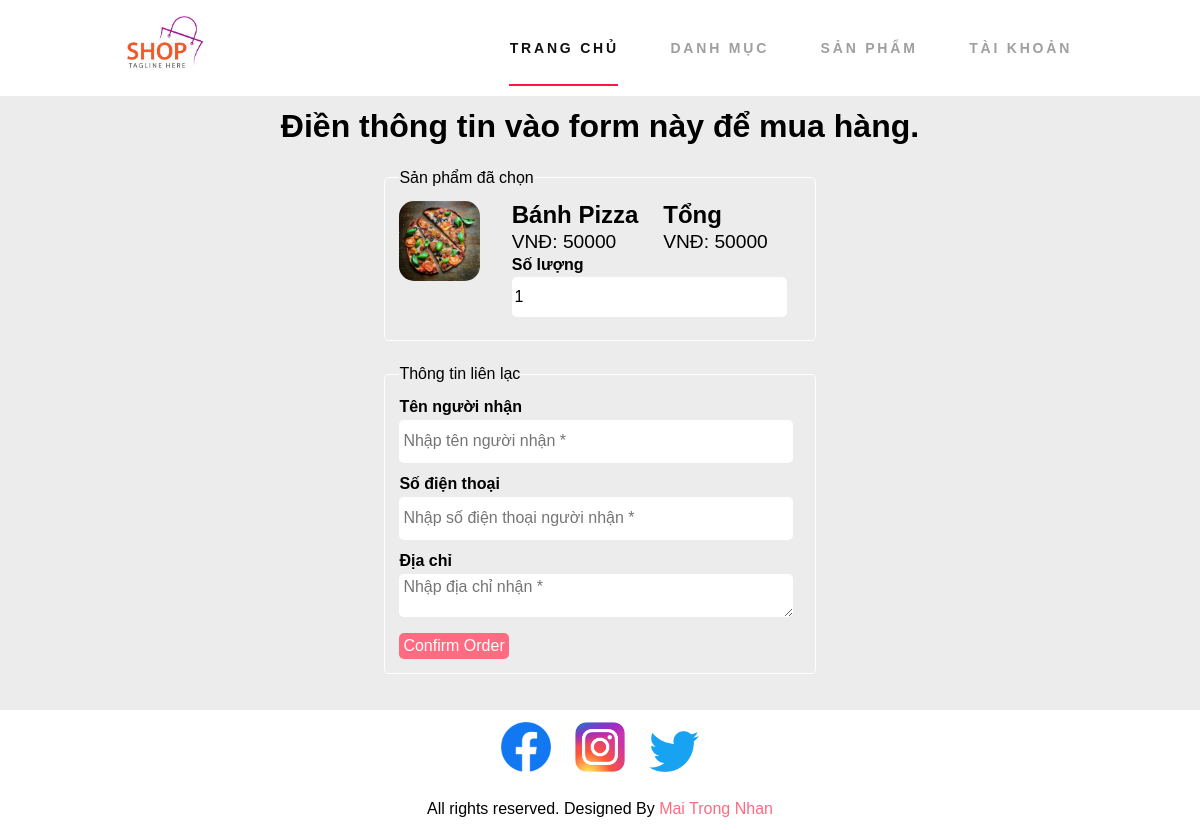
The page /Customer/order.php?id=14 (signed in) on the database its author committed.
### tables this page shows
CREATE TABLE `HinhHangHoa` (
  `MaHinh` int(5) NOT NULL,
  `TenHinh` varchar(200) DEFAULT NULL,
  `MSHH` int(5) DEFAULT NULL
);

CREATE TABLE `HangHoa` (
  `MSHH` int(5) NOT NULL,
  `TenHH` varchar(100) DEFAULT NULL,
  `QuyCach` varchar(2000) DEFAULT NULL,
  `Gia` int(20) DEFAULT NULL,
  `SoLuongHang` int(10) DEFAULT NULL,
  `MaLoaiHang` int(5) DEFAULT NULL
);

### Config/connect.php (called while the page is built, shortened)
<?php
function executeSQLResult ($conn, $sql) {
    $result = mysqli_query($conn, $sql);
    $data = array();
    while ($row = mysqli_fetch_array($result)) {
        $data[] = $row;
    }
    return $data;
}
?>

### Customer/order.php (the view, shortened to what this page needs)
<?php
include('./layouts/header.php');
if (isset($_SESSION['username'])) {
    $userName = $_SESSION['username'];
} else {
    $userName = $_SESSION['status'] = 'Vui lòng đăng nhập để sử dụng tính năng này.';
    header('location: ' . URL . 'Customer/login.php');
    die();
}
if (isset($_GET['id'])) {
    $codeProduct = $_GET['id'];
    $conn = connectToDatabase();
    $sql = "SELECT TenHH, Gia, SoLuongHang, TenHinh
            FROM HangHoa, LoaiHangHoa, HinhHangHoa
            WHERE HangHoa.MaLoaiHang = LoaiHangHoa.MaLoaiHang
            AND HangHoa.MSHH = HinhHangHoa.MSHH
            AND HangHoa.MSHH = $codeProduct";
    $product = executeSQLResult($conn, $sql);
    $nameProduct = $product[0]['TenHH'];
    $price = $product[0]['Gia'];
    $pathImage = URL . 'images/products/' . $product[0]['TenHinh'];
}
?>
<section class="product-order">
    <div class="container">
        <h2 class="text-center text-white">Điền thông tin vào form này để mua hàng.</h2>
        <form action="" class="order" method="POST">
            <fieldset>
                <legend>Sản phẩm đã chọn</legend>
                <div class="product-menu-img">
                    <img src=<?php echo $pathImage; ?> alt="No Iamge" class="img-responsive img-curve">
                </div>
                <div class="product-menu-desc">
                    <div class="row">
                        <div class="clearfix">
                            <h3>
                                <?php echo $nameProduct; ?>
                            </h3>
                            <p class="product-price">
                                VNĐ: <?php echo $price ?>
                            </p>
                        </div>
                        <div class="clearfix total-container">
                            <h3>Tổng</h3>
                            <p class="product-price" id="rt">
                                VNĐ: <?php echo $price ?>
                            </p>
                        </div>
                    </div>
                    <div class="order-label">Số lượng</div>
                    <input type="number" id="ipn" name="qty" class="input-responsive" value="1" required>
                </div>
            </fieldset>
            <?php
            $sql = "SELECT KhachHang.MSKH, HoTenKH, SoDienThoai, MaDC, DiaChi
                    FROM KhachHang, DiaChiKH
                    WHERE KhachHang.MSKH = DiaChiKH.MSKH
                    AND KhachHang.UserName = '$userName'";
            $UserInfo = executeSQLResult($conn, $sql);
            $nameCustomer = $UserInfo[0]['HoTenKH'];
            $phone = $UserInfo[0]['SoDienThoai'];
            $address = $UserInfo[0]['DiaChi'];
            ?>
            <fieldset>
                <legend>Thông tin liên lạc</legend>
                <div class="order-label">Tên người nhận</div>
                <input type="text" name="name-receive" value="<?php echo $nameCustomer; ?>" placeholder="Nhập tên người nhận *" class="input-responsive" required>
                <div class="order-label">Số điện thoại</div>
                <input type="tel" name="phone" value="<?php echo $phone; ?>" pattern="0[0-9]{9}" placeholder="Nhập số điện thoại người nhận *" class="input-responsive" required>
                <div class="order-label">Địa chỉ</div>
                <textarea name="address" rows="10" placeholder="Nhập địa chỉ nhận *" class="input-responsive" required><?php echo $address; ?></textarea>
                <input type="submit" name="submit" id="submit-order" value="Confirm Order" class="btn btn-primary">
            </fieldset>
        </form>
    </div>
</section>
<?php
include('./layouts/footer.php');
?>

### Customer/css/style.css (style rules this page uses)
* { margin: 0 0; padding: 0 0; font-family: Arial, Helvetica, sans-serif; }
.container { width: 80%; margin: 0 auto; padding: 1%; }
.img-responsive { width: 100%; }
.img-curve { border-radius: 15px; }
.text-center { text-align: center; }
.clearfix { clear: both; float: none; }
.btn { padding: 1%; border: none; font-size: 1rem; border-radius: 5px; }
.btn-primary { background-color: #ff6b81; color: white; cursor: pointer; }
.row { display: flex; }
h2 { color: #2f3542; font-size: 2rem; margin-bottom: 2%; }
h3 { font-size: 1.5rem; }
fieldset { border: 1px solid white; margin: 5%; padding: 3%; border-radius: 5px; }
.product-price { font-size: 1.2rem; margin: 2% 0; }
.product-menu-img { width: 20%; float: left; }
.product-menu-desc { width: 70%; float: left; margin-left: 8%; }
.product-order { background-color: #ececec; background-size: cover; background-repeat: no-repeat; background-position: center; }
.product-order .container h2 { color: black; }
.order { width: 50%; margin: 0 auto; }
.input-responsive { width: 96%; height: 35px; padding: 1%; margin-bottom: 3%; border: none; border-radius: 5px; font-size: 1rem; }
.order-label { margin-bottom: 1%; font-weight: bold; }
.total-container { margin: 0 auto; }

### rows shown on the page
hinhhanghoa: TenHinh (picture), MSHH.TenHH "Bánh Pizza", MSHH.Gia "50000"
